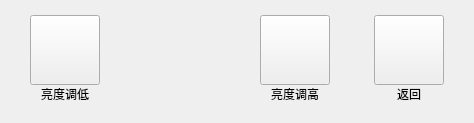
       <widget class="QWidget" name="controlBrightPage">
        <layout class="QHBoxLayout" name="horizontalLayout_19">
         <property name="spacing">
          <number>44</number>
         </property>
         <property name="leftMargin">
          <number>30</number>
         </property>
         <property name="topMargin">
          <number>15</number>
         </property>
         <property name="rightMargin">
          <number>30</number>
         </property>
         <property name="bottomMargin">
          <number>20</number>
         </property>
         <item>
          <layout class="QHBoxLayout" name="horizontalLayout_18">
           <property name="spacing">
            <number>20</number>
           </property>
           <item>
            <layout class="QVBoxLayout" name="verticalLayout_49">
             <property name="spacing">
              <number>0</number>
             </property>
             <item>
              <widget class="QPushButton" name="brightMinusBtn">
               <property name="minimumSize">
                <size>
                 <width>70</width>
                 <height>70</height>
                </size>
               </property>
               <property name="maximumSize">
                <size>
                 <width>70</width>
                 <height>70</height>
                </size>
               </property>
               <property name="text">
                <string/>
               </property>
               <property name="autoRepeatDelay">
                <number>500</number>
               </property>
               <property name="autoRepeatInterval">
                <number>200</number>
               </property>
              </widget>
             </item>
             <item>
              <widget class="QLabel" name="brightMinusBtnLabel">
               <property name="maximumSize">
                <size>
                 <width>70</width>
                 <height>16777215</height>
                </size>
               </property>
               <property name="text">
                <string>亮度调低</string>
               </property>
               <property name="alignment">
                <set>Qt::AlignCenter</set>
               </property>
              </widget>
             </item>
            </layout>
           </item>
           <item>
            <layout class="QVBoxLayout" name="verticalLayout_48">
             <item>
              <spacer name="verticalSpacer_7">
               <property name="orientation">
                <enum>Qt::Vertical</enum>
               </property>
               <property name="sizeHint" stdset="0">
                <size>
                 <width>20</width>
                 <height>18</height>
                </size>
               </property>
              </spacer>
             </item>
             <item>
              <widget class="QLabel" name="brightLabel">
               <property name="minimumSize">
                <size>
                 <width>120</width>
                 <height>10</height>
                </size>
               </property>
               <property name="text">
                <string/>
               </property>
              </widget>
             </item>
             <item>
              <spacer name="verticalSpacer_8">
               <property name="orientation">
                <enum>Qt::Vertical</enum>
               </property>
               <property name="sizeHint" stdset="0">
                <size>
                 <width>20</width>
                 <height>13</height>
                </size>
               </property>
              </spacer>
             </item>
            </layout>
           </item>
           <item>
            <layout class="QVBoxLayout" name="verticalLayout_47">
             <property name="spacing">
              <number>0</number>
             </property>
             <item>
              <widget class="QPushButton" name="brightPlusBtn">
               <property name="minimumSize">
                <size>
                 <width>70</width>
                 <height>70</height>
                </size>
               </property>
               <property name="maximumSize">
                <size>
                 <width>70</width>
                 <height>70</height>
                </size>
               </property>
               <property name="text">
                <string/>
               </property>
               <property name="autoRepeatDelay">
                <number>500</number>
               </property>
               <property name="autoRepeatInterval">
                <number>200</number>
               </property>
              </widget>
             </item>
             <item>
              <widget class="QLabel" name="brightPlusBtnLabel">
               <property name="maximumSize">
                <size>
                 <width>70</width>
                 <height>16777215</height>
                </size>
               </property>
               <property name="text">
                <string>亮度调高</string>
               </property>
               <property name="alignment">
                <set>Qt::AlignCenter</set>
               </property>
              </widget>
             </item>
            </layout>
           </item>
          </layout>
         </item>
         <item>
          <layout class="QVBoxLayout" name="verticalLayout_46">
           <property name="spacing">
            <number>0</number>
           </property>
           <item>
            <widget class="QPushButton" name="brightBackBtn">
             <property name="minimumSize">
              <size>
               <width>70</width>
               <height>70</height>
              </size>
             </property>
             <property name="maximumSize">
              <size>
               <width>70</width>
               <height>70</height>
              </size>
             </property>
             <property name="text">
              <string/>
             </property>
             <property name="autoRepeatDelay">
              <number>500</number>
             </property>
             <property name="autoRepeatInterval">
              <number>200</number>
             </property>
            </widget>
           </item>
           <item>
            <widget class="QLabel" name="brightBackBtnLabel">
             <property name="maximumSize">
              <size>
               <width>70</width>
               <height>16777215</height>
              </size>
             </property>
             <property name="text">
              <string>返回</string>
             </property>
             <property name="alignment">
              <set>Qt::AlignCenter</set>
             </property>
            </widget>
           </item>
          </layout>
         </item>
        </layout>
       </widget>
